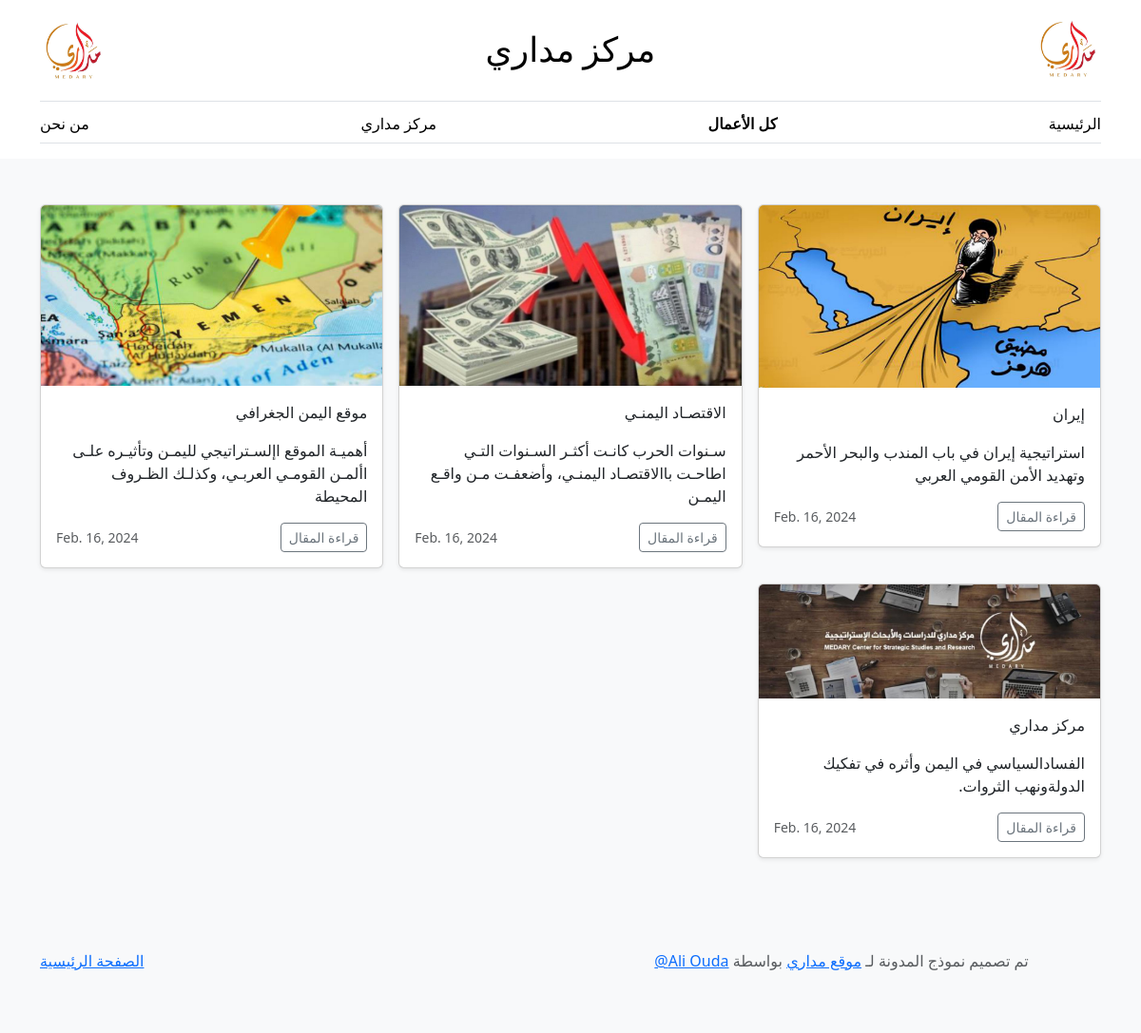
The page /home/all on the database its author committed.
### webInterface/models.py (models this page shows, shortened)
class Article(models.Model):
    title = models.CharField(max_length=100)
    content = models.TextField(max_length=100)
    pdf_file = models.FileField(upload_to='pdfs/')
    picture = models.ImageField(upload_to='pictures/', null=True, blank=True)
    date_added = models.DateField(auto_now_add=True, null=True, blank=True)

### webInterface/views.py (the view)
# urls.py: path('home/all', views.article_list, name='article_list'),
def article_list(request):
    articles = Article.objects.all()
    return render(request, 'article_list.html', {'articles': articles})

### webInterface/templates/article_list.html (shortened to what this page needs)
{% extends 'base.html' %}
{% load static %}
{% block content %}
<main>
    <div class="album py-5 bg-body-tertiary">
    <div class="container">
        <div class="row row-cols-1 row-cols-sm-2 row-cols-md-3 g-3">
            {% for article in articles %}
            <div class="col">
                <div class="card shadow-sm">
                    {% if article.picture %}
                    <img src="{{ article.picture.url }}" class="card-img-top" alt="صورة مصغرة">
                    {% endif %}
                    <div class="card-body">
                        <p class="card-text">{{ article.title }}</p>
                        <p class="card-text">{{ article.content }}</p>
                        <div class="d-flex justify-content-between align-items-center">
                            <div class="btn-group">
                                <button type="button" class="btn btn-sm btn-outline-secondary"
                                        data-bs-toggle="modal" data-bs-target="#pdfModal{{ article.id }}">قراءة المقال
                                </button>
                            </div>
                            <small class="text-body-secondary">{{ article.date_added }}</small>
                        </div>
                    </div>
                </div>
            </div>
            {% endfor %}
        </div>
    </div>
</div>
</main>
{% endblock %}

### webInterface/templates/base.html (shortened to what this page needs)
{% load static %}
<!DOCTYPE html>
<html lang="en">
<head>
    <link rel="stylesheet" href="https://cdn.jsdelivr.net/npm/@docsearch/css@3">
    <link href="https://getbootstrap.com/docs/5.3/dist/css/bootstrap.rtl.min.css" rel="stylesheet"
>
    <link rel="stylesheet" href="{% static 'webInterface/page.css' %}">
    <link rel="stylesheet" href="{% static 'webInterface/blog.css' %}">
</head>
<body>
{% block header_content %}
<div class="container">
    <header class="border-bottom lh-1 py-3">
        <div class="row flex-nowrap justify-content-between align-items-center">
            <div class="col-4 pt-1">
                <a class="link-secondary" href="#">
                    <img src="{% static 'img/logo.ico' %}" alt="Site Logo" style="width: 70px;">
                </a>
            </div>
            <div class="col-4 text-center">
                <a class="blog-header-logo text-body-emphasis text-decoration-none" href="#">مركز مداري</a>
            </div>
            <div class="col-4 d-flex justify-content-end align-items-center">
                <a class="link-secondary" href="#">
                    <img src="{% static 'img/logo.ico' %}" alt="Site Logo" style="width: 70px;">
                </a>
            </div>
        </div>
    </header>
    <div class="nav-scroller py-1 mb-3 border-bottom">
        <nav class="nav nav-underline justify-content-between">
            <a class="nav-item nav-link link-body-emphasis"  href="#">من نحن</a>
            <a class="nav-item nav-link link-body-emphasis" href="#">مركز مداري</a>
            <a class="nav-item nav-link link-body-emphasis {% if request.path == '/home/all' %}active{% endif %}" href="{% url 'article_list' %}">كل الأعمال</a>
            <a class="nav-item nav-link link-body-emphasis {% if request.path == '/home' %}active{% endif %}" href="{% url 'home' %}">الرئيسية</a>
        </nav>
    </div>
</div>
{% endblock %}
{% block content %}
{% endblock %}
<footer class="py-5 text-center text-body-secondary bg-body-tertiary">
    <div class="container">
        <div class="row">
            <div class="col-md-6">
                <p>تم تصميم نموذج المدونة لـ <a href="https://example.com/">موقع مداري</a> بواسطة
                    <a href="https://www.facebook.com/aliali.oda" target="_blank">Ali Ouda@</a></p>
            </div>
            <div class="col-md-6 text-md-end mt-2 mt-md-0">
                <p class="mb-0"><a href="{% url 'home' %}">الصفحة الرئيسية</a></p>
            </div>
        </div>
    </div>
</footer>
</body>
</html>

### webInterface/static/webInterface/page.css (style rules this page uses)
.nav-scroller { position: relative; z-index: 2; height: 2.75rem; overflow-y: hidden; }
.nav-scroller .nav { display: flex; flex-wrap: nowrap; padding-bottom: 1rem; margin-top: -1px; overflow-x: auto; text-align: center; white-space: nowrap; -webkit-overflow-scrolling: touch; }

### webInterface/static/webInterface/blog.css (style rules this page uses)
.blog-header-logo { font-family: Amiri, Georgia, "Times New Roman", serif; font-size: 2.25rem; }
main, footer { direction: rtl; }

### rows shown on the page
Article: picture (picture), title "إيران", content "استراتيجية إيران في باب المندب والبحر الأحمر وتهديد الأمن القومي العربي", date_added "Feb. 16, 2024"
Article: picture (picture), title "الاقتصـاد اليمنـي", content "سـنوات الحرب كانـت أكثـر السـنوات التـي اطاحـت باالاقتصـاد اليمنـي، وأضعفـت مـن واقـع اليمـن", date_added "Feb. 16, 2024"
Article: picture (picture), title "موقع اليمن الجغرافي", content "أهميـة الموقع اإلسـتراتيجي لليمـن وتأثيـره علـى األمـن القومـي العربـي، وكذلـك الظـروف المحيطة", date_added "Feb. 16, 2024"
Article: picture (picture), title "مركز مداري", content "الفسادالسياسي في اليمن وأثره في تفكيك الدولةونهب الثروات.", date_added "Feb. 16, 2024"
